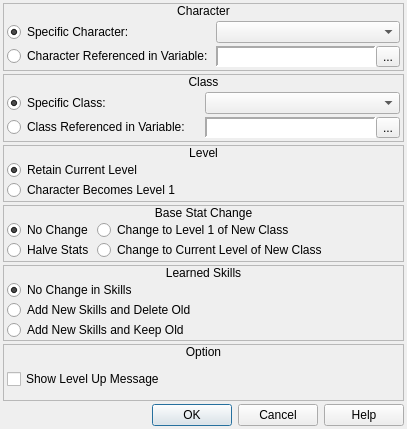
<?xml version="1.0" encoding="UTF-8"?>
<ui version="4.0">
 <class>ConfigureEvent_ChangeClass</class>
 <widget class="QDialog" name="ConfigureEvent_ChangeClass">
  <property name="geometry">
   <rect>
    <x>0</x>
    <y>0</y>
    <width>407</width>
    <height>429</height>
   </rect>
  </property>
  <property name="windowTitle">
   <string>Change Class</string>
  </property>
  <property name="windowIcon">
   <iconset resource="gui_icons.qrc">
    <normaloff>:/icons/openrpgmaker.png</normaloff>:/icons/openrpgmaker.png</iconset>
  </property>
  <property name="styleSheet">
   <string notr="true">.QFrame
{
	border-width: 1px;
	border-style: solid;
	border-color: palette(window-text);
}

.QFrame&gt;QLabel
{
	border-width: 0px;
	background-color: palette(window-text);
	color: palette(window);
	font-weight: bold;
}

.QFrame&gt;QCheckBox
{
	background-color: palette(window-text);
	border-width: 0px;
	border-style: none;
	color: palette(window);
	spacing: 3px;
	font-weight: bold;
	padding: 0px 0px 0px 3px;
}

.QFrame&gt;QCheckBox::indicator
{
	min-width: 8px;
	max-width: 8px;
	min-height: 8px;
	max-height: 8px;
	width: 8px;
	height: 8px;
	border-width: 2px;
	border-radius: 0px;
	border-style: ridge;
	border-color: palette(mid);
}

.QFrame&gt;QCheckBox::indicator:unchecked
{
	background-color: palette(base);
}

.QFrame&gt;QCheckBox::indicator:checked
{
	background-color: palette(window-text);
}

.QFrame&gt;QCheckBox::indicator:hover
{
	border-color: palette(highlight);
}</string>
  </property>
  <layout class="QVBoxLayout" name="verticalLayout_15">
   <property name="spacing">
    <number>3</number>
   </property>
   <property name="margin">
    <number>3</number>
   </property>
   <item>
    <widget class="QFrame" name="frame">
     <property name="frameShape">
      <enum>QFrame::StyledPanel</enum>
     </property>
     <property name="frameShadow">
      <enum>QFrame::Raised</enum>
     </property>
     <layout class="QVBoxLayout" name="verticalLayout">
      <property name="spacing">
       <number>0</number>
      </property>
      <property name="margin">
       <number>0</number>
      </property>
      <item>
       <widget class="QLabel" name="label">
        <property name="sizePolicy">
         <sizepolicy hsizetype="Preferred" vsizetype="Fixed">
          <horstretch>0</horstretch>
          <verstretch>0</verstretch>
         </sizepolicy>
        </property>
        <property name="text">
         <string>Character</string>
        </property>
        <property name="alignment">
         <set>Qt::AlignCenter</set>
        </property>
       </widget>
      </item>
      <item>
       <widget class="QWidget" name="widget" native="true">
        <layout class="QHBoxLayout" name="horizontalLayout_3">
         <property name="spacing">
          <number>3</number>
         </property>
         <property name="margin">
          <number>3</number>
         </property>
         <item>
          <widget class="QWidget" name="widget_14" native="true">
           <layout class="QVBoxLayout" name="verticalLayout_7">
            <property name="spacing">
             <number>3</number>
            </property>
            <property name="margin">
             <number>0</number>
            </property>
            <item>
             <widget class="QRadioButton" name="rbSpecificCharacter">
              <property name="sizePolicy">
               <sizepolicy hsizetype="Fixed" vsizetype="Fixed">
                <horstretch>0</horstretch>
                <verstretch>0</verstretch>
               </sizepolicy>
              </property>
              <property name="text">
               <string>Specific Character:</string>
              </property>
              <property name="checked">
               <bool>true</bool>
              </property>
             </widget>
            </item>
            <item>
             <widget class="QRadioButton" name="rbReferencedCharacter">
              <property name="sizePolicy">
               <sizepolicy hsizetype="Fixed" vsizetype="Fixed">
                <horstretch>0</horstretch>
                <verstretch>0</verstretch>
               </sizepolicy>
              </property>
              <property name="text">
               <string>Character Referenced in Variable:</string>
              </property>
             </widget>
            </item>
           </layout>
          </widget>
         </item>
         <item>
          <widget class="QWidget" name="widget_13" native="true">
           <layout class="QVBoxLayout" name="verticalLayout_6">
            <property name="spacing">
             <number>3</number>
            </property>
            <property name="margin">
             <number>0</number>
            </property>
            <item>
             <widget class="QComboBox" name="cboxCharacters"/>
            </item>
            <item>
             <widget class="QWidget" name="wCharacterVariable" native="true">
              <layout class="QHBoxLayout" name="horizontalLayout_37">
               <property name="spacing">
                <number>0</number>
               </property>
               <property name="margin">
                <number>0</number>
               </property>
               <item>
                <widget class="QLabel" name="lblCharacterVariable">
                 <property name="sizePolicy">
                  <sizepolicy hsizetype="Preferred" vsizetype="Preferred">
                   <horstretch>0</horstretch>
                   <verstretch>0</verstretch>
                  </sizepolicy>
                 </property>
                 <property name="minimumSize">
                  <size>
                   <width>150</width>
                   <height>0</height>
                  </size>
                 </property>
                 <property name="font">
                  <font>
                   <family>Monospace</family>
                  </font>
                 </property>
                 <property name="styleSheet">
                  <string notr="true">background-color: palette(base);</string>
                 </property>
                 <property name="frameShape">
                  <enum>QFrame::Panel</enum>
                 </property>
                 <property name="frameShadow">
                  <enum>QFrame::Sunken</enum>
                 </property>
                 <property name="lineWidth">
                  <number>2</number>
                 </property>
                 <property name="text">
                  <string/>
                 </property>
                </widget>
               </item>
               <item>
                <widget class="QToolButton" name="bBrowseCharacterVariables">
                 <property name="text">
                  <string>...</string>
                 </property>
                 <property name="icon">
                  <iconset resource="gui_icons.qrc">
                   <normaloff>:/icons/fileopen.png</normaloff>:/icons/fileopen.png</iconset>
                 </property>
                </widget>
               </item>
              </layout>
             </widget>
            </item>
           </layout>
          </widget>
         </item>
        </layout>
       </widget>
      </item>
     </layout>
    </widget>
   </item>
   <item>
    <widget class="QFrame" name="frame_2">
     <property name="frameShape">
      <enum>QFrame::StyledPanel</enum>
     </property>
     <property name="frameShadow">
      <enum>QFrame::Raised</enum>
     </property>
     <layout class="QVBoxLayout" name="verticalLayout_2">
      <property name="spacing">
       <number>0</number>
      </property>
      <property name="margin">
       <number>0</number>
      </property>
      <item>
       <widget class="QLabel" name="label_2">
        <property name="sizePolicy">
         <sizepolicy hsizetype="Preferred" vsizetype="Fixed">
          <horstretch>0</horstretch>
          <verstretch>0</verstretch>
         </sizepolicy>
        </property>
        <property name="text">
         <string>Class</string>
        </property>
        <property name="alignment">
         <set>Qt::AlignCenter</set>
        </property>
       </widget>
      </item>
      <item>
       <widget class="QWidget" name="widget_2" native="true">
        <layout class="QHBoxLayout" name="horizontalLayout_2">
         <property name="spacing">
          <number>3</number>
         </property>
         <property name="margin">
          <number>3</number>
         </property>
         <item>
          <widget class="QWidget" name="widget_15" native="true">
           <layout class="QVBoxLayout" name="verticalLayout_5">
            <property name="spacing">
             <number>3</number>
            </property>
            <property name="margin">
             <number>0</number>
            </property>
            <item>
             <widget class="QRadioButton" name="rbSpecificClass">
              <property name="sizePolicy">
               <sizepolicy hsizetype="Fixed" vsizetype="Fixed">
                <horstretch>0</horstretch>
                <verstretch>0</verstretch>
               </sizepolicy>
              </property>
              <property name="text">
               <string>Specific Class:</string>
              </property>
              <property name="checked">
               <bool>true</bool>
              </property>
             </widget>
            </item>
            <item>
             <widget class="QRadioButton" name="rbReferencedClass">
              <property name="sizePolicy">
               <sizepolicy hsizetype="Fixed" vsizetype="Fixed">
                <horstretch>0</horstretch>
                <verstretch>0</verstretch>
               </sizepolicy>
              </property>
              <property name="text">
               <string>Class Referenced in Variable:</string>
              </property>
             </widget>
            </item>
           </layout>
          </widget>
         </item>
         <item>
          <widget class="QWidget" name="widget_12" native="true">
           <layout class="QVBoxLayout" name="verticalLayout_4">
            <property name="spacing">
             <number>3</number>
            </property>
            <property name="margin">
             <number>0</number>
            </property>
            <item>
             <widget class="QComboBox" name="cboxClasses"/>
            </item>
            <item>
             <widget class="QWidget" name="wClassVariable" native="true">
              <layout class="QHBoxLayout" name="horizontalLayout_36">
               <property name="spacing">
                <number>0</number>
               </property>
               <property name="margin">
                <number>0</number>
               </property>
               <item>
                <widget class="QLabel" name="lblClassVariable">
                 <property name="sizePolicy">
                  <sizepolicy hsizetype="Preferred" vsizetype="Preferred">
                   <horstretch>0</horstretch>
                   <verstretch>0</verstretch>
                  </sizepolicy>
                 </property>
                 <property name="minimumSize">
                  <size>
                   <width>150</width>
                   <height>0</height>
                  </size>
                 </property>
                 <property name="font">
                  <font>
                   <family>Monospace</family>
                  </font>
                 </property>
                 <property name="styleSheet">
                  <string notr="true">background-color: palette(base);</string>
                 </property>
                 <property name="frameShape">
                  <enum>QFrame::Panel</enum>
                 </property>
                 <property name="frameShadow">
                  <enum>QFrame::Sunken</enum>
                 </property>
                 <property name="lineWidth">
                  <number>2</number>
                 </property>
                 <property name="text">
                  <string/>
                 </property>
                </widget>
               </item>
               <item>
                <widget class="QToolButton" name="bBrowseClassVariables">
                 <property name="text">
                  <string>...</string>
                 </property>
                 <property name="icon">
                  <iconset resource="gui_icons.qrc">
                   <normaloff>:/icons/fileopen.png</normaloff>:/icons/fileopen.png</iconset>
                 </property>
                </widget>
               </item>
              </layout>
             </widget>
            </item>
           </layout>
          </widget>
         </item>
        </layout>
       </widget>
      </item>
     </layout>
    </widget>
   </item>
   <item>
    <widget class="QFrame" name="frame_3">
     <property name="frameShape">
      <enum>QFrame::StyledPanel</enum>
     </property>
     <property name="frameShadow">
      <enum>QFrame::Raised</enum>
     </property>
     <layout class="QVBoxLayout" name="verticalLayout_3">
      <property name="spacing">
       <number>0</number>
      </property>
      <property name="margin">
       <number>0</number>
      </property>
      <item>
       <widget class="QLabel" name="label_3">
        <property name="sizePolicy">
         <sizepolicy hsizetype="Preferred" vsizetype="Fixed">
          <horstretch>0</horstretch>
          <verstretch>0</verstretch>
         </sizepolicy>
        </property>
        <property name="text">
         <string>Level</string>
        </property>
        <property name="alignment">
         <set>Qt::AlignCenter</set>
        </property>
       </widget>
      </item>
      <item>
       <widget class="QWidget" name="widget_3" native="true">
        <layout class="QVBoxLayout" name="verticalLayout_13">
         <property name="spacing">
          <number>0</number>
         </property>
         <property name="leftMargin">
          <number>3</number>
         </property>
         <property name="topMargin">
          <number>0</number>
         </property>
         <property name="rightMargin">
          <number>3</number>
         </property>
         <property name="bottomMargin">
          <number>0</number>
         </property>
         <item>
          <widget class="QRadioButton" name="rbRetainCurrentLevel">
           <property name="text">
            <string>Retain Current Level</string>
           </property>
           <property name="checked">
            <bool>true</bool>
           </property>
          </widget>
         </item>
         <item>
          <widget class="QRadioButton" name="rbCharacterBecomesLevel1">
           <property name="text">
            <string>Character Becomes Level 1</string>
           </property>
          </widget>
         </item>
        </layout>
       </widget>
      </item>
     </layout>
    </widget>
   </item>
   <item>
    <widget class="QFrame" name="frame_5">
     <property name="frameShape">
      <enum>QFrame::StyledPanel</enum>
     </property>
     <property name="frameShadow">
      <enum>QFrame::Raised</enum>
     </property>
     <layout class="QVBoxLayout" name="verticalLayout_10">
      <property name="spacing">
       <number>0</number>
      </property>
      <property name="margin">
       <number>0</number>
      </property>
      <item>
       <widget class="QLabel" name="label_5">
        <property name="sizePolicy">
         <sizepolicy hsizetype="Preferred" vsizetype="Fixed">
          <horstretch>0</horstretch>
          <verstretch>0</verstretch>
         </sizepolicy>
        </property>
        <property name="text">
         <string>Base Stat Change</string>
        </property>
        <property name="alignment">
         <set>Qt::AlignCenter</set>
        </property>
       </widget>
      </item>
      <item>
       <widget class="QWidget" name="widget_5" native="true">
        <layout class="QHBoxLayout" name="horizontalLayout_5">
         <property name="spacing">
          <number>3</number>
         </property>
         <property name="leftMargin">
          <number>3</number>
         </property>
         <property name="topMargin">
          <number>0</number>
         </property>
         <property name="rightMargin">
          <number>3</number>
         </property>
         <property name="bottomMargin">
          <number>0</number>
         </property>
         <item>
          <widget class="QWidget" name="widget_10" native="true">
           <property name="sizePolicy">
            <sizepolicy hsizetype="Fixed" vsizetype="Preferred">
             <horstretch>0</horstretch>
             <verstretch>0</verstretch>
            </sizepolicy>
           </property>
           <layout class="QVBoxLayout" name="verticalLayout_9">
            <property name="spacing">
             <number>0</number>
            </property>
            <property name="margin">
             <number>0</number>
            </property>
            <item>
             <widget class="QRadioButton" name="rbNoChange">
              <property name="sizePolicy">
               <sizepolicy hsizetype="Fixed" vsizetype="Fixed">
                <horstretch>0</horstretch>
                <verstretch>0</verstretch>
               </sizepolicy>
              </property>
              <property name="text">
               <string>No Change</string>
              </property>
              <property name="checked">
               <bool>true</bool>
              </property>
             </widget>
            </item>
            <item>
             <widget class="QRadioButton" name="rbHalveStats">
              <property name="sizePolicy">
               <sizepolicy hsizetype="Fixed" vsizetype="Fixed">
                <horstretch>0</horstretch>
                <verstretch>0</verstretch>
               </sizepolicy>
              </property>
              <property name="text">
               <string>Halve Stats</string>
              </property>
             </widget>
            </item>
           </layout>
          </widget>
         </item>
         <item>
          <widget class="QWidget" name="widget_11" native="true">
           <layout class="QVBoxLayout" name="verticalLayout_11">
            <property name="spacing">
             <number>0</number>
            </property>
            <property name="margin">
             <number>0</number>
            </property>
            <item>
             <widget class="QRadioButton" name="rbChangeToLevel1">
              <property name="text">
               <string>Change to Level 1 of New Class</string>
              </property>
             </widget>
            </item>
            <item>
             <widget class="QRadioButton" name="rbChangeToCurrentLevel">
              <property name="text">
               <string>Change to Current Level of New Class</string>
              </property>
             </widget>
            </item>
           </layout>
          </widget>
         </item>
        </layout>
        <zorder>widget_11</zorder>
        <zorder>widget_10</zorder>
       </widget>
      </item>
     </layout>
    </widget>
   </item>
   <item>
    <widget class="QFrame" name="frame_4">
     <property name="frameShape">
      <enum>QFrame::StyledPanel</enum>
     </property>
     <property name="frameShadow">
      <enum>QFrame::Raised</enum>
     </property>
     <layout class="QVBoxLayout" name="verticalLayout_8">
      <property name="spacing">
       <number>0</number>
      </property>
      <property name="margin">
       <number>0</number>
      </property>
      <item>
       <widget class="QLabel" name="label_4">
        <property name="sizePolicy">
         <sizepolicy hsizetype="Preferred" vsizetype="Fixed">
          <horstretch>0</horstretch>
          <verstretch>0</verstretch>
         </sizepolicy>
        </property>
        <property name="text">
         <string>Learned Skills</string>
        </property>
        <property name="alignment">
         <set>Qt::AlignCenter</set>
        </property>
       </widget>
      </item>
      <item>
       <widget class="QWidget" name="widget_4" native="true">
        <layout class="QVBoxLayout" name="verticalLayout_14">
         <property name="spacing">
          <number>0</number>
         </property>
         <property name="leftMargin">
          <number>3</number>
         </property>
         <property name="topMargin">
          <number>0</number>
         </property>
         <property name="rightMargin">
          <number>3</number>
         </property>
         <property name="bottomMargin">
          <number>0</number>
         </property>
         <item>
          <widget class="QRadioButton" name="rbNoSkillChange">
           <property name="sizePolicy">
            <sizepolicy hsizetype="Fixed" vsizetype="Fixed">
             <horstretch>0</horstretch>
             <verstretch>0</verstretch>
            </sizepolicy>
           </property>
           <property name="text">
            <string>No Change in Skills</string>
           </property>
           <property name="checked">
            <bool>true</bool>
           </property>
          </widget>
         </item>
         <item>
          <widget class="QRadioButton" name="rbAddNewDeleteOldSkills">
           <property name="sizePolicy">
            <sizepolicy hsizetype="Fixed" vsizetype="Fixed">
             <horstretch>0</horstretch>
             <verstretch>0</verstretch>
            </sizepolicy>
           </property>
           <property name="text">
            <string>Add New Skills and Delete Old</string>
           </property>
          </widget>
         </item>
         <item>
          <widget class="QRadioButton" name="rbAddNewKeepOldSkills">
           <property name="sizePolicy">
            <sizepolicy hsizetype="Fixed" vsizetype="Fixed">
             <horstretch>0</horstretch>
             <verstretch>0</verstretch>
            </sizepolicy>
           </property>
           <property name="text">
            <string>Add New Skills and Keep Old</string>
           </property>
          </widget>
         </item>
        </layout>
       </widget>
      </item>
     </layout>
    </widget>
   </item>
   <item>
    <widget class="QFrame" name="frame_6">
     <property name="frameShape">
      <enum>QFrame::StyledPanel</enum>
     </property>
     <property name="frameShadow">
      <enum>QFrame::Raised</enum>
     </property>
     <layout class="QVBoxLayout" name="verticalLayout_12">
      <property name="spacing">
       <number>0</number>
      </property>
      <property name="margin">
       <number>0</number>
      </property>
      <item>
       <widget class="QLabel" name="label_6">
        <property name="sizePolicy">
         <sizepolicy hsizetype="Preferred" vsizetype="Fixed">
          <horstretch>0</horstretch>
          <verstretch>0</verstretch>
         </sizepolicy>
        </property>
        <property name="text">
         <string>Option</string>
        </property>
        <property name="alignment">
         <set>Qt::AlignCenter</set>
        </property>
       </widget>
      </item>
      <item>
       <widget class="QWidget" name="widget_6" native="true">
        <layout class="QHBoxLayout" name="horizontalLayout_6">
         <property name="spacing">
          <number>0</number>
         </property>
         <property name="leftMargin">
          <number>3</number>
         </property>
         <property name="topMargin">
          <number>0</number>
         </property>
         <property name="rightMargin">
          <number>3</number>
         </property>
         <property name="bottomMargin">
          <number>0</number>
         </property>
         <item>
          <widget class="QCheckBox" name="cbShowLevelUpMessage">
           <property name="text">
            <string>Show Level Up Message</string>
           </property>
          </widget>
         </item>
        </layout>
       </widget>
      </item>
     </layout>
    </widget>
   </item>
   <item>
    <widget class="QDialogButtonBox" name="buttonBox">
     <property name="orientation">
      <enum>Qt::Horizontal</enum>
     </property>
     <property name="standardButtons">
      <set>QDialogButtonBox::Cancel|QDialogButtonBox::Help|QDialogButtonBox::Ok</set>
     </property>
    </widget>
   </item>
  </layout>
  <zorder>buttonBox</zorder>
  <zorder>frame</zorder>
  <zorder>frame_2</zorder>
  <zorder>frame_5</zorder>
  <zorder>frame_6</zorder>
  <zorder>frame_3</zorder>
  <zorder>frame_4</zorder>
 </widget>
 <resources>
  <include location="gui_icons.qrc"/>
 </resources>
 <connections>
  <connection>
   <sender>buttonBox</sender>
   <signal>accepted()</signal>
   <receiver>ConfigureEvent_ChangeClass</receiver>
   <slot>accept()</slot>
   <hints>
    <hint type="sourcelabel">
     <x>248</x>
     <y>254</y>
    </hint>
    <hint type="destinationlabel">
     <x>157</x>
     <y>274</y>
    </hint>
   </hints>
  </connection>
  <connection>
   <sender>buttonBox</sender>
   <signal>rejected()</signal>
   <receiver>ConfigureEvent_ChangeClass</receiver>
   <slot>reject()</slot>
   <hints>
    <hint type="sourcelabel">
     <x>316</x>
     <y>260</y>
    </hint>
    <hint type="destinationlabel">
     <x>286</x>
     <y>274</y>
    </hint>
   </hints>
  </connection>
 </connections>
</ui>
